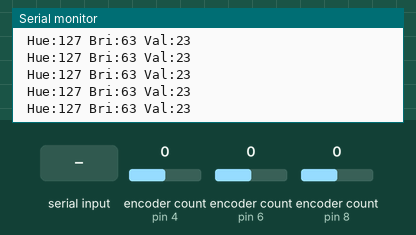
Simulated run of this sketch. Board: Arduino Leonardo, built with avr-gcc and run on an emulated ATmega32U4. Shown: the last lines printed to the serial monitor. Inputs (shaded band) come from the test bench; at power-on: encoder count (sensors on pin 8, pin 6, pin 4) 0. Colours are those a GRB WS2812 strip shows for the declared byte order.

Above: at 4.2 s.
4.3 s: encoder count (sensor on pin 8) set to 1
At 4.71 s:
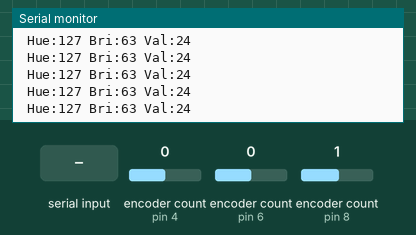
5.8 s: "1" received over Serial
At 6.6 s:
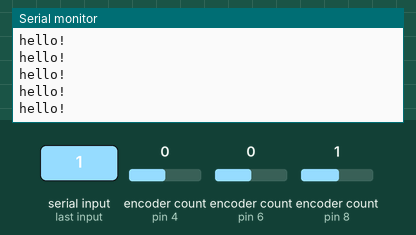

The sketch:

ilovelamp-encodertest2.ino
```cpp
/* Encoder Library - TwoKnobs Example
 * http://www.pjrc.com/teensy/td_libs_Encoder.html
 *
 */

#include <Encoder.h>
//#include <TaskScheduler.h>
// FASTLED_INTERNAL turns off pragmas that look like warnings
#define FASTLED_INTERNAL
#include "FastLED.h"

const int led1Pin = 2;
const int NUM_LEDS = 46;
CRGB leds[NUM_LEDS];
const int brightnessDefault = 60;
const int brightnessMax = 250;
const int FRAMES_PER_SECOND = 120;

// Change these pin numbers to the pins connected to your encoder.
//   Best Performance: both pins have interrupt capability
//   Good Performance: only the first pin has interrupt capability
//   Low Performance:  neither pin has interrupt capability
Encoder knobHue(4, 5);
Encoder knobBri(6, 7);
Encoder knobVal(8, 9);
//   avoid using pins with LEDs attached

long knobHueLast, knobBriLast, knobValLast;

uint8_t hue = 127;  // 0-255
uint8_t bri = 63;  //  0-63
uint8_t val = NUM_LEDS/2; // 0-NUM_LEDS-1

//long hueRaw, briRaw, valRaw;
//long hueLast=0, briLast=0, valLast=0;

void updateKnobs();
void updateLEDs();
void debugPrint();


void startupPattern() {

    fill_solid(leds, NUM_LEDS, CRGB(85,85,85) );
    FastLED.show();
    delay(2000);
    for( int i=0; i<50; i++) {
        fadeToBlackBy(leds, NUM_LEDS, 20);
        FastLED.show();
        delay(10);
    }
}

void setup() {
    // while(!Serial); // leonardo
    Serial.begin(115200);
    delay(3000);
    Serial.println("ilovelamp-encodertest2:");

    FastLED.addLeds<WS2812,led1Pin>(leds, NUM_LEDS); //.setCorrection(TypicalLEDStrip);
    FastLED.setBrightness(brightnessDefault);

//    startupPattern();
}

void debugPrint() {
    // if( shouldDebugPrint ) {
        Serial.print(" Hue:"); Serial.print(hue);
        Serial.print(" Bri:"); Serial.print(bri);
        Serial.print(" Val:"); Serial.print(val);
        Serial.println();
        // shouldDebugPrint = false;
    // }
}

//
void updateLEDs() {
    // FastLED.setBrightness( bri * (256/32) );
    FastLED.setBrightness( bri );

    fadeToBlackBy( leds, NUM_LEDS, 25);

    int ledpos = val; //map(val, 0,255, 0,NUM_LEDS-1);
    CRGB c = CHSV(hue,255,255);
    if( hue == 0 ) {
        c = CRGB(255,255,255);
    }
    fill_solid(leds+ledpos+1, NUM_LEDS-ledpos, c);

    FastLED.show();
}

// get sign of int
int sign(int x) {
    return (x > 0) - (x < 0);
}

// this only runs every N milliseconds
void updateKnobs() {

    long ltmp; int diff;

    ltmp = knobHue.read();
    diff = ltmp - knobHueLast;
    if( abs(diff) >= 2 ) {
        knobHueLast = ltmp;
        ltmp = hue;
        ltmp += diff*4;
        hue = (ltmp < 0) ? 0 : (ltmp > 255) ? 255 : ltmp;
    }

    ltmp = knobBri.read();
    diff = ltmp - knobBriLast;
    if( abs(diff) >= 2 ) {
        knobBriLast = ltmp;
        ltmp = bri;
        ltmp += diff*8 ;
        bri = (ltmp < 0) ? 0 : (ltmp > 255) ? 255 : ltmp;
    }
    ltmp = knobVal.read();
    diff = ltmp - knobValLast;
    if( abs(diff) >= 4 ) {
        knobValLast = ltmp;
        ltmp = val;
        ltmp += (diff / 4); // pos is every four
        Serial.print(val);
        Serial.print(", diff:");Serial.print(diff);
        Serial.print(", ltmp:");Serial.println(ltmp);
        val = (ltmp < 0) ? 0 : (ltmp > NUM_LEDS-1) ? NUM_LEDS-1 : ltmp;
    }
}

int debugMillis = 100;
//
void loop() {

    // EVERY_N_MILLISECONDS( 1 ) { updateKnobs(); } // should execute as fast as possible
    updateKnobs();

    EVERY_N_MILLISECONDS( debugMillis ) { debugPrint(); }

    EVERY_N_MILLISECONDS( 20 ) { updateLEDs(); }

    if( Serial.available() ) {
        Serial.println("hello!");
    }

    yield(); // allow USB subsystem some cycles

}
```

Measured:
- after the input at 4.3 s, the serial monitor: prints a new line at once (image 1)
- after the input at 5.8 s, the serial monitor: prints a new line at once (image 2)
